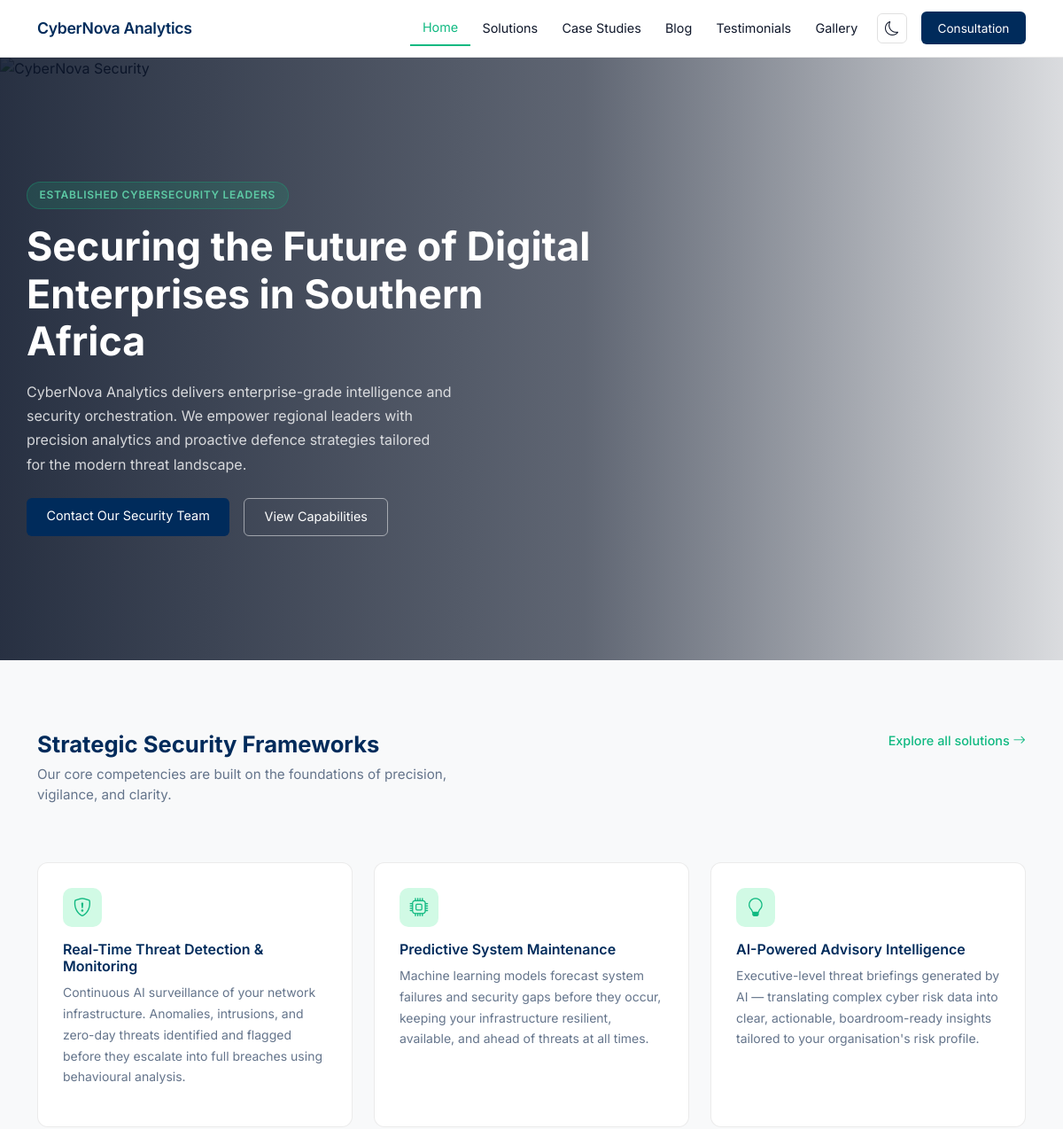
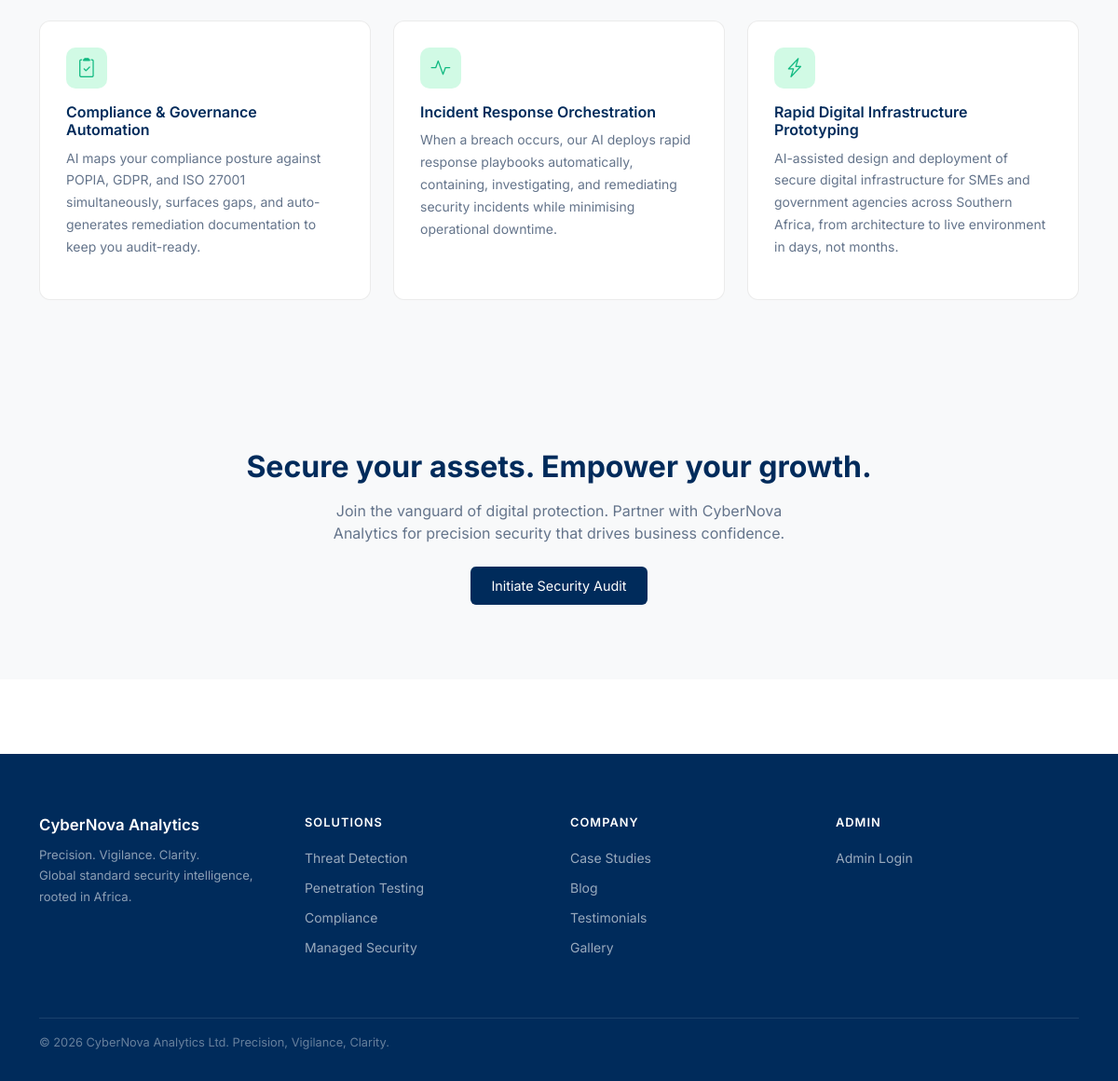
The page / on the database its author committed (2 pictures, top to bottom).
### tables this page shows
CREATE TABLE solution (
            id            INTEGER      PRIMARY KEY AUTOINCREMENT,
            admin_id      INT          NOT NULL,
            title         VARCHAR(255) NOT NULL,
            description   TEXT         NOT NULL,
            icon          VARCHAR(255) NULL,
            display_order INT          NOT NULL DEFAULT 0,
            FOREIGN KEY (admin_id) REFERENCES admin(id)
        );

### app.py (the view)
@app.route('/')
@public_route
def index():
    db = get_db()
    solutions = db.execute(
        'SELECT * FROM solution ORDER BY display_order'
    ).fetchall()
    testimonials = db.execute(
        'SELECT * FROM testimonial WHERE approved = 1 ORDER BY created_at DESC'
    ).fetchall()
    db.close()
    return render_template('public/index.html',
                           solutions=solutions,
                           testimonials=testimonials)

### app.py (called while the page is built)
@app.after_request
def prevent_caching(response):
    if request.path.startswith('/admin'):
        response.headers['Cache-Control'] = 'no-store, no-cache, must-revalidate, max-age=0'
        response.headers['Pragma'] = 'no-cache'
        response.headers['Expires'] = '0'
    return response

def get_db():
    conn = sqlite3.connect('database.db')
    conn.row_factory = sqlite3.Row
    return conn

def public_route(f):
    from functools import wraps
    @wraps(f)
    def decorated(*args, **kwargs):
        if 'admin_id' in session:
            session.clear()
            return redirect(url_for(f.__name__, **request.args))
        return f(*args, **kwargs)
    return decorated

### templates/public/index.html (shortened to what this page needs)
{% extends 'base.html' %}  {% block content %}
<section class="hero-section">
  <div class="hero-bg">
    <img
      src="{{ url_for('static', filename='images/cybersecurity_shield.jpg') }}"
      alt="CyberNova Security"
      class="hero-bg-img"
    />
    <div class="hero-overlay"></div>
  </div>
  <div class="container hero-content">
    <div class="row">
      <div class="col-lg-7 col-md-10">
        <span class="badge-label mb-3">Established Cybersecurity Leaders</span>
        <h1 class="hero-heading">
          Securing the Future of Digital Enterprises in Southern Africa
        </h1>
        <p class="hero-sub mt-3">
          CyberNova Analytics delivers enterprise-grade intelligence and
          security orchestration. We empower regional leaders with precision
          analytics and proactive defence strategies tailored for the modern
          threat landscape.
        </p>
        <div class="d-flex flex-wrap gap-3 mt-4">
          <a href="{{ url_for('contact') }}" class="btn btn-primary-custom">
            Contact Our Security Team
          </a>
          <a
            href="{{ url_for('solutions') }}"
            class="btn btn-outline-light-custom"
          >
            View Capabilities
          </a>
        </div>
      </div>
    </div>
  </div>
</section>
<section class="section-pad bg-light-custom">
  <div class="container">
    <div class="d-flex justify-content-between align-items-start mb-5">
      <div>
        <h2 class="section-heading">Strategic Security Frameworks</h2>
        <p class="section-sub">
          Our core competencies are built on the foundations of precision,
          vigilance, and clarity.
        </p>
      </div>
      <a
        href="{{ url_for('solutions') }}"
        class="explore-link d-none d-md-block"
      >
        Explore all solutions <i class="bi bi-arrow-right"></i>
      </a>
    </div>
    <div class="row g-4">
      {% if solutions %} {% for solution in solutions %}
      <div class="col-lg-4 col-md-6">
        <div class="service-card h-100">
          <div class="service-icon mb-3">
            <i class="bi {{ solution['icon'] or 'bi-shield' }}"></i>
          </div>
          <h5 class="service-title">{{ solution['title'] }}</h5>
          <p class="service-desc">{{ solution['description'] }}</p>
        </div>
      </div>
      {% endfor %} {% endif %}
    </div>
  </div>
</section>
<section class="cta-section section-pad">
  <div class="container text-center">
    <h2 class="cta-heading">Secure your assets. Empower your growth.</h2>
    <p class="cta-sub mt-3">
      Join the vanguard of digital protection. Partner with CyberNova Analytics
      for precision security that drives business confidence.
    </p>
    <a href="{{ url_for('contact') }}" class="btn btn-primary-custom mt-4">
      Initiate Security Audit
    </a>
  </div>
</section>
{% endblock %}

### static/css/style.css (style rules this page uses)
:root { --primary: #002B5B; --secondary: #10B981; --tertiary: #0EA5E9; --neutral: #64748B; --secondary-light: #ecf0ff; --bg-light: #f8f9fa; --white: #ffffff; --text-dark: #0f172a; --text-muted: #64748B; --navy: #002B5B; --accent: #10B981; --accent-light: #d1fae5; --blue: #0EA5E9; }
body { font-family: 'Inter', 'Segoe UI', sans-serif; color: var(--text-dark); background-color: var(--white); }
.section-pad { padding: 5rem 0; }
.btn-primary-custom { background-color: var(--navy); color: var(--white); border: none; border-radius: 6px; padding: 0.6rem 1.4rem; font-size: 0.9rem; transition: background-color 0.2s; }
.hero-section { position: relative; min-height: 85vh; display: flex; align-items: center; overflow: hidden; }
.hero-bg { position: absolute; inset: 0; z-index: 0; }
.hero-bg-img { width: 100%; height: 100%; object-fit: cover; object-position: center; display: block; }
.hero-overlay { position: absolute; inset: 0; background: linear-gradient( to right, rgba(10, 20, 40, 0.88) 0%, rgba(10, 20, 40, 0.65) 55%, rgba(10, 20, 40, 0.15) 100% ); }
.hero-content { position: relative; z-index: 1; padding: 6rem 0; }
.hero-heading { font-size: clamp(2rem, 4vw, 2.8rem); font-weight: 700; line-height: 1.2; color: #ffffff; }
.hero-sub { font-size: 1rem; color: rgba(255, 255, 255, 0.80); line-height: 1.7; max-width: 480px; }
.badge-label { display: inline-block; background-color: rgba(29, 158, 117, 0.2); color: #5dcaa5; font-size: 0.75rem; font-weight: 600; letter-spacing: 0.06em; text-transform: uppercase; padding: 0.35rem 0.85rem; border-radius: 20px; border: 1px solid rgba(29, 158, 117, 0.4); }
.btn-outline-light-custom { background-color: transparent; color: #ffffff; border: 1px solid rgba(255, 255, 255, 0.5); border-radius: 6px; padding: 0.6rem 1.4rem; font-size: 0.9rem; transition: all 0.2s; text-decoration: none; }
.bg-light-custom { background-color: var(--bg-light); }
.section-heading { font-size: 1.6rem; font-weight: 700; color: var(--navy); }
.section-sub { color: var(--text-muted); font-size: 0.95rem; max-width: 480px; }
.explore-link { color: var(--accent); text-decoration: none; font-size: 0.9rem; font-weight: 500; white-space: nowrap; }
.service-card { background: var(--white); border: 1px solid rgba(0,0,0,0.08); border-radius: 12px; padding: 1.75rem; transition: box-shadow 0.2s, transform 0.2s; }
.service-icon { width: 44px; height: 44px; background-color: var(--accent-light); border-radius: 10px; display: flex; align-items: center; justify-content: center; font-size: 1.3rem; color: var(--accent); }
.service-title { font-weight: 600; color: var(--navy); font-size: 1rem; }
.service-desc { font-size: 0.875rem; color: var(--text-muted); line-height: 1.7; }
.cta-section { background-color: var(--bg-light); }
.cta-heading { font-size: 2rem; font-weight: 700; color: var(--navy); }
.cta-sub { font-size: 1rem; color: var(--text-muted); max-width: 500px; margin: 0 auto; }
body, #mainNav, .service-card, .solution-card, .blog-card, .testimonial-card, .testimonial-form-card, .case-card, .case-card-header, .case-card-body, .case-card-footer, .case-lightbox-inner, .featured-post-card, .why-card, .stats-row, .gallery-filter-btn, .tform-input, .nav-darkmode-btn { transition: background-color 0.25s ease, border-color 0.25s ease, color 0.25s ease; }

### rows shown on the page
solution: title "Real-Time Threat Detection & Monitoring", description "Continuous AI surveillance of your network infrastructure. Anomalies, intrusions, and zero-day threats identified and flagged before they escalate into full breaches using behavioural analysis."
solution: title "Predictive System Maintenance", description "Machine learning models forecast system failures and security gaps before they occur, keeping your infrastructure resilient, available, and ahead of threats at all times."
solution: title "AI-Powered Advisory Intelligence", description "Executive-level threat briefings generated by AI — translating complex cyber risk data into clear, actionable, boardroom-ready insights tailored to your organisation's risk profile."
solution: title "Compliance & Governance Automation", description "AI maps your compliance posture against POPIA, GDPR, and ISO 27001 simultaneously, surfaces gaps, and auto-generates remediation documentation to keep you audit-ready."
solution: title "Incident Response Orchestration", description "When a breach occurs, our AI deploys rapid response playbooks automatically, containing, investigating, and remediating security incidents while minimising operational downtime."
solution: title "Rapid Digital Infrastructure Prototyping", description "AI-assisted design and deployment of secure digital infrastructure for SMEs and government agencies across Southern Africa, from architecture to live environment in days, not months."
